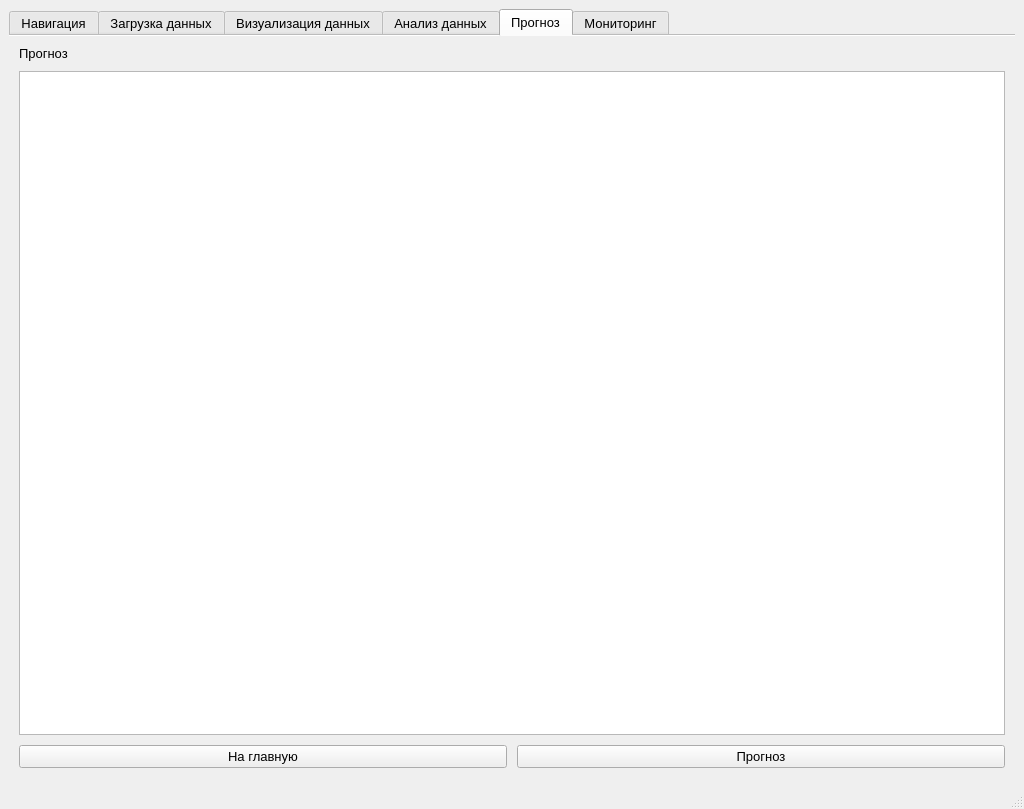
<?xml version="1.0" encoding="UTF-8"?>
<ui version="4.0">
 <class>MainWindow</class>
 <widget class="QMainWindow" name="MainWindow">
  <property name="enabled">
   <bool>true</bool>
  </property>
  <property name="geometry">
   <rect>
    <x>0</x>
    <y>0</y>
    <width>1024</width>
    <height>809</height>
   </rect>
  </property>
  <property name="minimumSize">
   <size>
    <width>1024</width>
    <height>800</height>
   </size>
  </property>
  <property name="windowTitle">
   <string>Анализ климатических данных</string>
  </property>
  <widget class="QWidget" name="centralwidget">
   <layout class="QHBoxLayout" name="horizontalLayout_2">
    <item>
     <layout class="QHBoxLayout" name="horizontalLayout_7">
      <property name="spacing">
       <number>10</number>
      </property>
      <property name="sizeConstraint">
       <enum>QLayout::SetMaximumSize</enum>
      </property>
      <item>
       <widget class="QTabWidget" name="tabWidget">
        <property name="sizePolicy">
         <sizepolicy hsizetype="Preferred" vsizetype="Preferred">
          <horstretch>1</horstretch>
          <verstretch>1</verstretch>
         </sizepolicy>
        </property>
        <property name="font">
         <font>
          <pointsize>10</pointsize>
          <weight>50</weight>
          <bold>false</bold>
         </font>
        </property>
        <property name="autoFillBackground">
         <bool>false</bool>
        </property>
        <property name="styleSheet">
         <string notr="true"/>
        </property>
        <property name="tabPosition">
         <enum>QTabWidget::North</enum>
        </property>
        <property name="tabShape">
         <enum>QTabWidget::Rounded</enum>
        </property>
        <property name="currentIndex">
         <number>4</number>
        </property>
        <property name="documentMode">
         <bool>true</bool>
        </property>
        <property name="tabsClosable">
         <bool>false</bool>
        </property>
        <widget class="QWidget" name="tab">
         <attribute name="title">
          <string>Навигация</string>
         </attribute>
         <layout class="QGridLayout" name="gridLayout_2" rowstretch="0">
          <item row="0" column="0">
           <layout class="QGridLayout" name="gridLayout">
            <property name="leftMargin">
             <number>5</number>
            </property>
            <property name="topMargin">
             <number>5</number>
            </property>
            <property name="rightMargin">
             <number>5</number>
            </property>
            <property name="bottomMargin">
             <number>5</number>
            </property>
            <property name="spacing">
             <number>10</number>
            </property>
            <item row="0" column="0">
             <widget class="QPushButton" name="btnDownloadTab">
              <property name="sizePolicy">
               <sizepolicy hsizetype="Minimum" vsizetype="Minimum">
                <horstretch>0</horstretch>
                <verstretch>0</verstretch>
               </sizepolicy>
              </property>
              <property name="minimumSize">
               <size>
                <width>200</width>
                <height>200</height>
               </size>
              </property>
              <property name="font">
               <font>
                <pointsize>12</pointsize>
                <weight>50</weight>
                <bold>false</bold>
               </font>
              </property>
              <property name="text">
               <string>Загрузка данных</string>
              </property>
             </widget>
            </item>
            <item row="0" column="2">
             <widget class="QPushButton" name="btnAnalizeTab">
              <property name="sizePolicy">
               <sizepolicy hsizetype="Minimum" vsizetype="Minimum">
                <horstretch>0</horstretch>
                <verstretch>0</verstretch>
               </sizepolicy>
              </property>
              <property name="minimumSize">
               <size>
                <width>200</width>
                <height>200</height>
               </size>
              </property>
              <property name="font">
               <font>
                <pointsize>12</pointsize>
                <weight>50</weight>
                <bold>false</bold>
               </font>
              </property>
              <property name="text">
               <string>Анализ данных</string>
              </property>
             </widget>
            </item>
            <item row="0" column="1">
             <widget class="QPushButton" name="btnVisualTab">
              <property name="sizePolicy">
               <sizepolicy hsizetype="Minimum" vsizetype="Minimum">
                <horstretch>0</horstretch>
                <verstretch>0</verstretch>
               </sizepolicy>
              </property>
              <property name="minimumSize">
               <size>
                <width>200</width>
                <height>200</height>
               </size>
              </property>
              <property name="font">
               <font>
                <pointsize>12</pointsize>
                <weight>50</weight>
                <bold>false</bold>
               </font>
              </property>
              <property name="text">
               <string>Визуализация данных</string>
              </property>
             </widget>
            </item>
            <item row="1" column="0">
             <widget class="QPushButton" name="btnPredictTab">
              <property name="sizePolicy">
               <sizepolicy hsizetype="Minimum" vsizetype="Minimum">
                <horstretch>0</horstretch>
                <verstretch>0</verstretch>
               </sizepolicy>
              </property>
              <property name="minimumSize">
               <size>
                <width>200</width>
                <height>200</height>
               </size>
              </property>
              <property name="font">
               <font>
                <pointsize>12</pointsize>
                <weight>50</weight>
                <bold>false</bold>
               </font>
              </property>
              <property name="text">
               <string>Прогноз</string>
              </property>
             </widget>
            </item>
            <item row="1" column="1">
             <widget class="QPushButton" name="btnMonitoringTab">
              <property name="sizePolicy">
               <sizepolicy hsizetype="Minimum" vsizetype="Minimum">
                <horstretch>0</horstretch>
                <verstretch>0</verstretch>
               </sizepolicy>
              </property>
              <property name="minimumSize">
               <size>
                <width>200</width>
                <height>200</height>
               </size>
              </property>
              <property name="font">
               <font>
                <pointsize>12</pointsize>
                <weight>50</weight>
                <bold>false</bold>
               </font>
              </property>
              <property name="text">
               <string>Мониторинг</string>
              </property>
             </widget>
            </item>
            <item row="1" column="2">
             <widget class="QPushButton" name="btnEmulation">
              <property name="sizePolicy">
               <sizepolicy hsizetype="Minimum" vsizetype="Minimum">
                <horstretch>0</horstretch>
                <verstretch>0</verstretch>
               </sizepolicy>
              </property>
              <property name="minimumSize">
               <size>
                <width>200</width>
                <height>200</height>
               </size>
              </property>
              <property name="font">
               <font>
                <pointsize>12</pointsize>
                <weight>50</weight>
                <bold>false</bold>
               </font>
              </property>
              <property name="text">
               <string>Эмуляция</string>
              </property>
             </widget>
            </item>
           </layout>
          </item>
         </layout>
        </widget>
        <widget class="QWidget" name="tab_2">
         <attribute name="title">
          <string>Загрузка данных</string>
         </attribute>
         <layout class="QHBoxLayout" name="horizontalLayout_4">
          <item>
           <layout class="QVBoxLayout" name="verticalLayout_2">
            <property name="spacing">
             <number>10</number>
            </property>
            <property name="leftMargin">
             <number>10</number>
            </property>
            <property name="topMargin">
             <number>10</number>
            </property>
            <property name="rightMargin">
             <number>10</number>
            </property>
            <property name="bottomMargin">
             <number>10</number>
            </property>
            <item>
             <layout class="QHBoxLayout" name="horizontalLayout_12">
              <item>
               <widget class="QLabel" name="label_4">
                <property name="font">
                 <font>
                  <pointsize>10</pointsize>
                  <weight>75</weight>
                  <bold>true</bold>
                 </font>
                </property>
                <property name="text">
                 <string>Предпросмотр</string>
                </property>
               </widget>
              </item>
              <item>
               <widget class="QSpinBox" name="spinBoxCountLineData">
                <property name="font">
                 <font>
                  <pointsize>10</pointsize>
                  <weight>50</weight>
                  <bold>false</bold>
                 </font>
                </property>
                <property name="minimum">
                 <number>10</number>
                </property>
               </widget>
              </item>
              <item>
               <widget class="QLabel" name="label_16">
                <property name="text">
                 <string> первых строк</string>
                </property>
               </widget>
              </item>
             </layout>
            </item>
            <item>
             <widget class="QTableWidget" name="tableWidget"/>
            </item>
            <item>
             <layout class="QHBoxLayout" name="horizontalLayout">
              <property name="spacing">
               <number>10</number>
              </property>
              <item>
               <widget class="QPushButton" name="homeBtnDowloadTab">
                <property name="font">
                 <font>
                  <pointsize>10</pointsize>
                  <weight>50</weight>
                  <bold>false</bold>
                 </font>
                </property>
                <property name="text">
                 <string>На главную</string>
                </property>
               </widget>
              </item>
              <item>
               <widget class="QPushButton" name="downloadFileData">
                <property name="font">
                 <font>
                  <pointsize>10</pointsize>
                  <weight>50</weight>
                  <bold>false</bold>
                 </font>
                </property>
                <property name="text">
                 <string>Загрузить из файла</string>
                </property>
               </widget>
              </item>
             </layout>
            </item>
            <item>
             <widget class="QLabel" name="labelStatusDownloadData">
              <property name="frameShape">
               <enum>QFrame::Box</enum>
              </property>
              <property name="frameShadow">
               <enum>QFrame::Raised</enum>
              </property>
              <property name="lineWidth">
               <number>1</number>
              </property>
              <property name="midLineWidth">
               <number>0</number>
              </property>
              <property name="text">
               <string>Статус:</string>
              </property>
             </widget>
            </item>
           </layout>
          </item>
         </layout>
        </widget>
        <widget class="QWidget" name="tab_3">
         <attribute name="title">
          <string>Визуализация данных</string>
         </attribute>
         <layout class="QHBoxLayout" name="horizontalLayout_5">
          <item>
           <layout class="QGridLayout" name="gridLayout_3">
            <item row="0" column="0">
             <layout class="QVBoxLayout" name="verticalLayout_6">
              <property name="spacing">
               <number>10</number>
              </property>
              <item>
               <widget class="PlotWidget" name="graphicsView"/>
              </item>
              <item>
               <layout class="QGridLayout" name="gridLayout_4" columnstretch="0,0,0">
                <property name="spacing">
                 <number>10</number>
                </property>
                <item row="0" column="2">
                 <widget class="QLabel" name="label_6">
                  <property name="font">
                   <font>
                    <pointsize>10</pointsize>
                    <weight>75</weight>
                    <bold>true</bold>
                   </font>
                  </property>
                  <property name="text">
                   <string>Местоположение</string>
                  </property>
                  <property name="alignment">
                   <set>Qt::AlignCenter</set>
                  </property>
                  <property name="margin">
                   <number>6</number>
                  </property>
                 </widget>
                </item>
                <item row="2" column="0">
                 <layout class="QVBoxLayout" name="verticalLayout_7">
                  <item>
                   <widget class="QCheckBox" name="checkBoxHumidity">
                    <property name="font">
                     <font>
                      <pointsize>10</pointsize>
                      <weight>50</weight>
                      <bold>false</bold>
                     </font>
                    </property>
                    <property name="text">
                     <string>Влажность</string>
                    </property>
                    <property name="checked">
                     <bool>false</bool>
                    </property>
                   </widget>
                  </item>
                  <item>
                   <widget class="QCheckBox" name="checkBoxPrecipitation">
                    <property name="font">
                     <font>
                      <pointsize>10</pointsize>
                      <weight>50</weight>
                      <bold>false</bold>
                     </font>
                    </property>
                    <property name="text">
                     <string>Осадки</string>
                    </property>
                   </widget>
                  </item>
                  <item>
                   <widget class="QCheckBox" name="checkBoxDirectionWind">
                    <property name="font">
                     <font>
                      <pointsize>10</pointsize>
                      <weight>50</weight>
                      <bold>false</bold>
                     </font>
                    </property>
                    <property name="text">
                     <string>Направление ветра</string>
                    </property>
                   </widget>
                  </item>
                  <item>
                   <widget class="QCheckBox" name="checkBoxTemperature">
                    <property name="font">
                     <font>
                      <pointsize>10</pointsize>
                      <weight>50</weight>
                      <bold>false</bold>
                     </font>
                    </property>
                    <property name="text">
                     <string>Температура</string>
                    </property>
                   </widget>
                  </item>
                  <item>
                   <widget class="QPushButton" name="pushBtnCheckboxesClear">
                    <property name="text">
                     <string>Сброс</string>
                    </property>
                   </widget>
                  </item>
                 </layout>
                </item>
                <item row="6" column="2">
                 <widget class="QPushButton" name="visualizationBtn">
                  <property name="font">
                   <font>
                    <pointsize>10</pointsize>
                    <weight>50</weight>
                    <bold>false</bold>
                   </font>
                  </property>
                  <property name="text">
                   <string>Визуализация</string>
                  </property>
                 </widget>
                </item>
                <item row="0" column="0">
                 <widget class="QLabel" name="label">
                  <property name="font">
                   <font>
                    <pointsize>10</pointsize>
                    <weight>75</weight>
                    <bold>true</bold>
                   </font>
                  </property>
                  <property name="text">
                   <string>Параметры визуализации</string>
                  </property>
                  <property name="alignment">
                   <set>Qt::AlignCenter</set>
                  </property>
                  <property name="margin">
                   <number>6</number>
                  </property>
                 </widget>
                </item>
                <item row="0" column="1">
                 <widget class="QLabel" name="label_5">
                  <property name="font">
                   <font>
                    <pointsize>10</pointsize>
                    <weight>75</weight>
                    <bold>true</bold>
                   </font>
                  </property>
                  <property name="text">
                   <string>Временной отрезок</string>
                  </property>
                  <property name="alignment">
                   <set>Qt::AlignCenter</set>
                  </property>
                  <property name="margin">
                   <number>6</number>
                  </property>
                 </widget>
                </item>
                <item row="2" column="1">
                 <layout class="QVBoxLayout" name="verticalLayout_5">
                  <item>
                   <layout class="QHBoxLayout" name="horizontalLayout_9">
                    <item>
                     <widget class="QLabel" name="label_2">
                      <property name="font">
                       <font>
                        <pointsize>10</pointsize>
                        <weight>50</weight>
                        <bold>false</bold>
                       </font>
                      </property>
                      <property name="text">
                       <string>От</string>
                      </property>
                      <property name="alignment">
                       <set>Qt::AlignCenter</set>
                      </property>
                      <property name="margin">
                       <number>5</number>
                      </property>
                     </widget>
                    </item>
                    <item>
                     <widget class="QLabel" name="label_3">
                      <property name="font">
                       <font>
                        <pointsize>10</pointsize>
                        <weight>50</weight>
                        <bold>false</bold>
                       </font>
                      </property>
                      <property name="text">
                       <string>До</string>
                      </property>
                      <property name="alignment">
                       <set>Qt::AlignCenter</set>
                      </property>
                      <property name="margin">
                       <number>5</number>
                      </property>
                     </widget>
                    </item>
                   </layout>
                  </item>
                  <item>
                   <layout class="QVBoxLayout" name="verticalLayout_4">
                    <item>
                     <layout class="QHBoxLayout" name="horizontalLayout_3">
                      <item>
                       <widget class="QCalendarWidget" name="calendarWidget"/>
                      </item>
                      <item>
                       <widget class="QCalendarWidget" name="calendarWidget_2"/>
                      </item>
                     </layout>
                    </item>
                   </layout>
                  </item>
                 </layout>
                </item>
                <item row="6" column="1">
                 <widget class="QPushButton" name="clearBtnGraphView">
                  <property name="font">
                   <font>
                    <pointsize>10</pointsize>
                    <weight>50</weight>
                    <bold>false</bold>
                   </font>
                  </property>
                  <property name="text">
                   <string>Очистить график</string>
                  </property>
                 </widget>
                </item>
                <item row="6" column="0">
                 <widget class="QPushButton" name="homeBtnVisualTab">
                  <property name="font">
                   <font>
                    <pointsize>10</pointsize>
                    <weight>50</weight>
                    <bold>false</bold>
                   </font>
                  </property>
                  <property name="text">
                   <string>На главную</string>
                  </property>
                 </widget>
                </item>
                <item row="2" column="2">
                 <widget class="QListWidget" name="listWidgetStationMeteo"/>
                </item>
               </layout>
              </item>
             </layout>
            </item>
           </layout>
          </item>
         </layout>
        </widget>
        <widget class="QWidget" name="tab_4">
         <attribute name="title">
          <string>Анализ данных</string>
         </attribute>
         <layout class="QHBoxLayout" name="horizontalLayout_6">
          <item>
           <layout class="QGridLayout" name="gridLayout_5">
            <property name="spacing">
             <number>10</number>
            </property>
            <item row="0" column="1">
             <widget class="QLabel" name="label_8">
              <property name="font">
               <font>
                <pointsize>10</pointsize>
                <weight>75</weight>
                <bold>true</bold>
               </font>
              </property>
              <property name="text">
               <string>График осадков</string>
              </property>
             </widget>
            </item>
            <item row="2" column="1">
             <widget class="QLabel" name="label_9">
              <property name="font">
               <font>
                <pointsize>10</pointsize>
                <weight>75</weight>
                <bold>true</bold>
               </font>
              </property>
              <property name="text">
               <string>График температуры</string>
              </property>
             </widget>
            </item>
            <item row="2" column="0">
             <widget class="QLabel" name="label_10">
              <property name="font">
               <font>
                <pointsize>10</pointsize>
                <weight>75</weight>
                <bold>true</bold>
               </font>
              </property>
              <property name="text">
               <string>График направления ветра</string>
              </property>
             </widget>
            </item>
            <item row="3" column="1">
             <layout class="QVBoxLayout" name="verticalLayout_8">
              <property name="spacing">
               <number>10</number>
              </property>
              <item>
               <widget class="PlotWidget" name="graphicsView_6"/>
              </item>
             </layout>
            </item>
            <item row="0" column="0">
             <widget class="QLabel" name="label_7">
              <property name="font">
               <font>
                <pointsize>10</pointsize>
                <weight>75</weight>
                <bold>true</bold>
               </font>
              </property>
              <property name="text">
               <string>График влажности</string>
              </property>
             </widget>
            </item>
            <item row="1" column="1">
             <widget class="PlotWidget" name="graphicsView_3"/>
            </item>
            <item row="3" column="0">
             <widget class="PlotWidget" name="graphicsView_4"/>
            </item>
            <item row="1" column="0">
             <widget class="PlotWidget" name="graphicsView_2"/>
            </item>
            <item row="4" column="0">
             <widget class="QPushButton" name="homeBtnAnalisTab">
              <property name="font">
               <font>
                <pointsize>10</pointsize>
                <weight>50</weight>
                <bold>false</bold>
               </font>
              </property>
              <property name="text">
               <string>На главную</string>
              </property>
             </widget>
            </item>
           </layout>
          </item>
         </layout>
        </widget>
        <widget class="QWidget" name="tab_5">
         <attribute name="title">
          <string>Прогноз</string>
         </attribute>
         <layout class="QHBoxLayout" name="horizontalLayout_11">
          <property name="spacing">
           <number>10</number>
          </property>
          <property name="leftMargin">
           <number>10</number>
          </property>
          <property name="topMargin">
           <number>10</number>
          </property>
          <property name="rightMargin">
           <number>10</number>
          </property>
          <property name="bottomMargin">
           <number>10</number>
          </property>
          <item>
           <layout class="QVBoxLayout" name="verticalLayout_9">
            <property name="spacing">
             <number>10</number>
            </property>
            <item>
             <widget class="QLabel" name="label_11">
              <property name="text">
               <string>Прогноз</string>
              </property>
             </widget>
            </item>
            <item>
             <widget class="QTextBrowser" name="textBrowser_2"/>
            </item>
            <item>
             <layout class="QHBoxLayout" name="horizontalLayout_13">
              <item>
               <widget class="QPushButton" name="homeBtnPredict">
                <property name="text">
                 <string>На главную</string>
                </property>
               </widget>
              </item>
              <item>
               <widget class="QPushButton" name="predictBtn">
                <property name="text">
                 <string>Прогноз</string>
                </property>
               </widget>
              </item>
             </layout>
            </item>
           </layout>
          </item>
         </layout>
        </widget>
        <widget class="QWidget" name="tab_6">
         <attribute name="title">
          <string>Мониторинг</string>
         </attribute>
         <layout class="QVBoxLayout" name="verticalLayout_12">
          <item>
           <layout class="QVBoxLayout" name="verticalLayout_11">
            <property name="spacing">
             <number>10</number>
            </property>
            <item>
             <layout class="QHBoxLayout" name="horizontalLayout_10">
              <property name="spacing">
               <number>10</number>
              </property>
              <item>
               <widget class="QLabel" name="labelCurrentStationMonitoring">
                <property name="font">
                 <font>
                  <pointsize>10</pointsize>
                  <weight>75</weight>
                  <bold>true</bold>
                 </font>
                </property>
                <property name="text">
                 <string>Текущая метеоситуация</string>
                </property>
               </widget>
              </item>
              <item>
               <widget class="QLabel" name="labelSourceMeteoData">
                <property name="font">
                 <font>
                  <pointsize>10</pointsize>
                  <weight>75</weight>
                  <bold>true</bold>
                 </font>
                </property>
                <property name="text">
                 <string>Источник:</string>
                </property>
               </widget>
              </item>
             </layout>
            </item>
            <item>
             <widget class="QTextBrowser" name="textBrowser"/>
            </item>
            <item>
             <layout class="QHBoxLayout" name="horizontalLayout_8">
              <property name="spacing">
               <number>10</number>
              </property>
              <item>
               <widget class="QPushButton" name="homeBtnMonitoringtab">
                <property name="font">
                 <font>
                  <pointsize>10</pointsize>
                  <weight>50</weight>
                  <bold>false</bold>
                 </font>
                </property>
                <property name="text">
                 <string>На главную</string>
                </property>
               </widget>
              </item>
              <item>
               <widget class="QPushButton" name="btnUpdateMonitoring">
                <property name="font">
                 <font>
                  <pointsize>10</pointsize>
                  <weight>50</weight>
                  <bold>false</bold>
                 </font>
                </property>
                <property name="text">
                 <string>Обновить</string>
                </property>
               </widget>
              </item>
             </layout>
            </item>
           </layout>
          </item>
         </layout>
        </widget>
       </widget>
      </item>
     </layout>
    </item>
   </layout>
  </widget>
  <widget class="QMenuBar" name="menubar">
   <property name="geometry">
    <rect>
     <x>0</x>
     <y>0</y>
     <width>1024</width>
     <height>29</height>
    </rect>
   </property>
  </widget>
  <widget class="QStatusBar" name="statusbar"/>
 </widget>
 <customwidgets>
  <customwidget>
   <class>PlotWidget</class>
   <extends>QGraphicsView</extends>
   <header>pyqtgraph</header>
  </customwidget>
 </customwidgets>
 <resources/>
 <connections/>
</ui>
